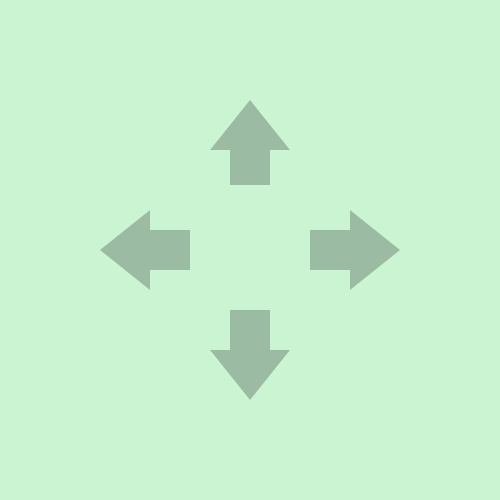
Frame 1 (no input)
Frame 60 (the mouse pressed at the canvas centre just before this capture): identical to frame 1, image omitted
Frame 120 (the mouse held since frame 60 and released just before this capture): identical to frame 1, image omitted

The Processing sketch that drew this single still picture (run headless with seeded random() and noise(); from frame 60 on, the mouse is pressed at the canvas centre):

// Processing sketch: processing_138512
// ── processing_138512.pde

// Beatriz Bukvic - March 5th, Creative Computing B, Benjamin Bacon

void setup(){
  size(500,500);
}

void draw(){
  
  background(203,244,211);
  
   //----------------------------
  
  noStroke();
  fill(155,188,162);
  
  if (key == CODED) {
    if (keyCode == UP) { 
      noStroke();
      fill(73,12,54);
    } else {
  noStroke();
  fill(155,188,162);
    }
  }
  beginShape();
    vertex(250, 100);
    vertex(290, 150);
    vertex(270, 150);
    vertex(270, 185);
    vertex(230, 185);
    vertex(230, 150);
    vertex(210, 150);
  endShape(CLOSE);
  
   //----------------------------
  
  if (key == CODED) {
    if (keyCode == RIGHT) { 
      noStroke();
      fill(73,12,54);
    } else {
  noStroke();
  fill(155,188,162);
    }
  }
  beginShape();
    vertex(350, 210);
    vertex(400, 250);
    vertex(350, 290);
    vertex(350, 270);
    vertex(310, 270);
    vertex(310, 230);
    vertex(350, 230);
  endShape(CLOSE);
  
 
   //----------------------------
  
  if (key == CODED) {
    if (keyCode == DOWN) { 
      noStroke();
      fill(73,12,54);
    } else {
  noStroke();
  fill(155,188,162);
    }
  }
  beginShape();
    vertex(270, 310);
    vertex(270, 350);
    vertex(290, 350);
    vertex(250, 400);
    vertex(210, 350);
    vertex(230, 350);
    vertex(230, 310);
  endShape(CLOSE);
  
   //----------------------------
  
  if (key == CODED) {
    if (keyCode == LEFT) { 
      noStroke();
      fill(73,12,54);
    } else {
  noStroke();
  fill(155,188,162);
    }
  } 
  beginShape();
    vertex(190, 270);
    vertex(150, 270);
    vertex(150, 290);
    vertex(100, 250);
    vertex(150, 210);
    vertex(150, 230);
    vertex(190, 230);
  endShape(CLOSE);
  }
